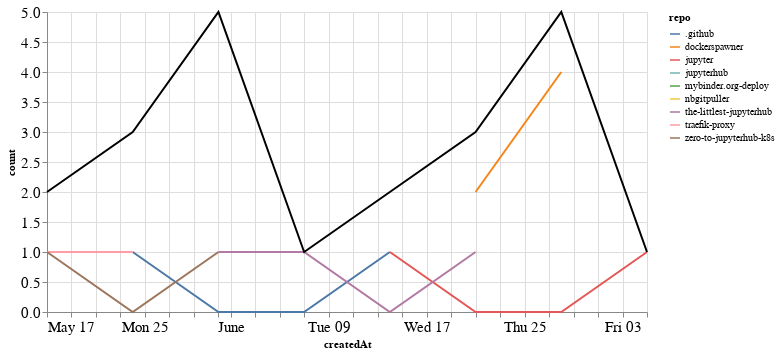

The code cell stored with this chart in its notebook:
### Markdown cell above
## PRs

### Code cell
prs_time = prs.groupby('repo').resample('W', on='createdAt').count()['author'].reset_index()
prs_time = prs_time.rename(columns={'author': 'count'})
prs_time_total = prs_time.groupby('createdAt').agg({"count": "sum"}).reset_index()

ch1 = alt.Chart(prs_time, width=600).mark_line().encode(
    x='createdAt',
    y='count',
    color='repo',
    tooltip="repo"
)

ch2 = alt.Chart(prs_time_total, width=600).mark_line(color="black").encode(
    x='createdAt',
    y='count',
)

ch1 + ch2

### Figure 1 — Vega-Lite specification as saved in the notebook (floating-point values rounded to 4 significant figures)
{"config": {"axisLeft": {"labelFontSize": 15}, "axisBottom": {"labelFontSize": 15}}, "layer": [{"data": {"name": "data-cd8d68fe0e0e125dceb90c6b7b52e8d9"}, "mark": "line", "encoding": {"color": {"type": "nominal", "field": "repo"}, "tooltip": {"type": "nominal", "field": "repo"}, "x": {"type": "temporal", "field": "createdAt"}, "y": {"type": "quantitative", "field": "count"}}, "width": 600}, {"data": {"name": "data-e34587cced41471779de43a2354d4b0d"}, "mark": {"type": "line", "color": "black"}, "encoding": {"x": {"type": "temporal", "field": "createdAt"}, "y": {"type": "quantitative", "field": "count"}}, "width": 600}], "$schema": "https://vega.github.io/schema/vega-lite/v4.8.1.json", "datasets": {"data-cd8d68fe0e0e125dceb90c6b7b52e8d9": [{"repo": ".github", "createdAt": "2020-05-24T00:00:00", "count": 1}, {"repo": ".github", "createdAt": "2020-05-31T00:00:00", "count": 0}, {"repo": ".github", "createdAt": "2020-06-07T00:00:00", "count": 0}, {"repo": ".github", "createdAt": "2020-06-14T00:00:00", "count": 1}, {"repo": "dockerspawner", "createdAt": "2020-06-21T00:00:00", "count": 2}, {"repo": "dockerspawner", "createdAt": "2020-06-28T00:00:00", "count": 4}, {"repo": "jupyter", "createdAt": "2020-06-14T00:00:00", "count": 1}, {"repo": "jupyter", "createdAt": "2020-06-21T00:00:00", "count": 0}, {"repo": "jupyter", "createdAt": "2020-06-28T00:00:00", "count": 0}, {"repo": "jupyter", "createdAt": "2020-07-05T00:00:00", "count": 1}, {"repo": "jupyterhub", "createdAt": "2020-05-31T00:00:00", "count": 3}, {"repo": "mybinder.org-deploy", "createdAt": "2020-05-24T00:00:00", "count": 1}, {"repo": "nbgitpuller", "createdAt": "2020-06-28T00:00:00", "count": 1}, {"repo": "the-littlest-jupyterhub", "createdAt": "2020-05-31T00:00:00", "count": 1}, {"repo": "the-littlest-jupyterhub", "createdAt": "2020-06-07T00:00:00", "count": 1}, {"repo": "the-littlest-jupyterhub", "createdAt": "2020-06-14T00:00:00", "count": 0}, {"repo": "the-littlest-jupyterhub", "createdAt": "2020-06-21T00:00:00", "count": 1}, {"repo": "traefik-proxy", "createdAt": "2020-05-17T00:00:00", "count": 1}, {"repo": "traefik-proxy", "createdAt": "2020-05-24T00:00:00", "count": 1}, {"repo": "zero-to-jupyterhub-k8s", "createdAt": "2020-05-17T00:00:00", "count": 1}, {"repo": "zero-to-jupyterhub-k8s", "createdAt": "2020-05-24T00:00:00", "count": 0}, {"repo": "zero-to-jupyterhub-k8s", "createdAt": "2020-05-31T00:00:00", "count": 1}], "data-e34587cced41471779de43a2354d4b0d": [{"createdAt": "2020-05-17T00:00:00", "count": 2}, {"createdAt": "2020-05-24T00:00:00", "count": 3}, {"createdAt": "2020-05-31T00:00:00", "count": 5}, {"createdAt": "2020-06-07T00:00:00", "count": 1}, {"createdAt": "2020-06-14T00:00:00", "count": 2}, {"createdAt": "2020-06-21T00:00:00", "count": 3}, {"createdAt": "2020-06-28T00:00:00", "count": 5}, {"createdAt": "2020-07-05T00:00:00", "count": 1}]}}
